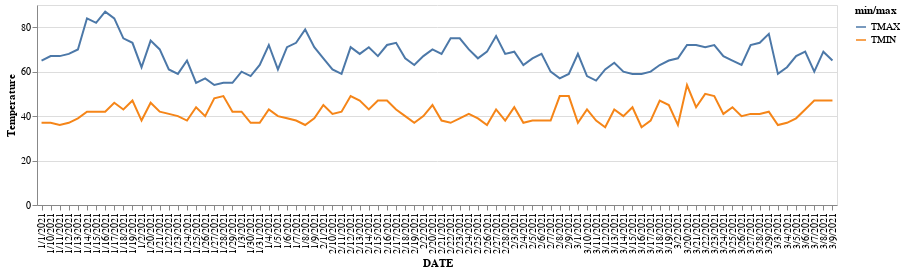

Write notebook code for a chart like this one.
### Code cell
plot

### Figure 1 — Vega-Lite specification as saved in the notebook (floating-point values rounded to 4 significant figures; data arrays with more than 128 entries replaced by an {"elided": "..."} marker saying what was removed)
{"config": {"view": {"continuousWidth": 400, "continuousHeight": 300}}, "data": {"name": "data-c9ec2fddd4b3839f72a6d8f540e02d24"}, "mark": "line", "encoding": {"color": {"field": "min/max", "type": "nominal"}, "x": {"field": "DATE", "type": "nominal"}, "y": {"field": "Temperature", "type": "quantitative"}}, "height": 200, "width": 800, "$schema": "https://vega.github.io/schema/vega-lite/v4.17.0.json", "datasets": {"data-c9ec2fddd4b3839f72a6d8f540e02d24": {"elided": "176 records"}}}
